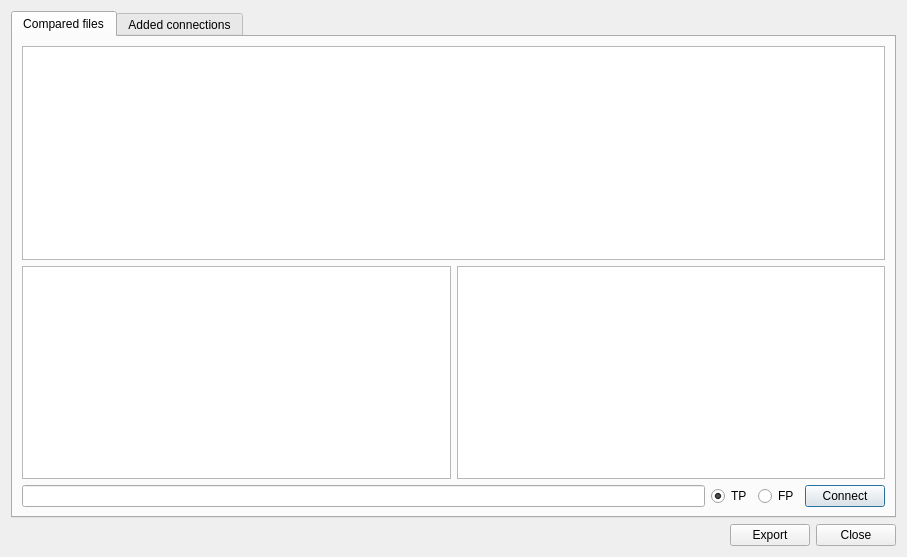
<?xml version="1.0" encoding="UTF-8"?>
<ui version="4.0">
 <class>diffDialog</class>
 <widget class="QDialog" name="diffDialog">
  <property name="geometry">
   <rect>
    <x>0</x>
    <y>0</y>
    <width>907</width>
    <height>557</height>
   </rect>
  </property>
  <property name="windowTitle">
   <string>Dialog</string>
  </property>
  <layout class="QVBoxLayout" name="verticalLayout_4">
   <item>
    <widget class="QTabWidget" name="tabWidget">
     <property name="currentIndex">
      <number>0</number>
     </property>
     <widget class="QWidget" name="tab">
      <attribute name="title">
       <string>Compared files</string>
      </attribute>
      <layout class="QVBoxLayout" name="verticalLayout">
       <item>
        <widget class="QTextEdit" name="textEdit">
         <property name="font">
          <font>
           <family>Courier 10 Pitch</family>
          </font>
         </property>
         <property name="lineWrapMode">
          <enum>QTextEdit::NoWrap</enum>
         </property>
         <property name="readOnly">
          <bool>false</bool>
         </property>
        </widget>
       </item>
       <item>
        <layout class="QHBoxLayout" name="horizontalLayout_2">
         <item>
          <widget class="QTableView" name="tableView"/>
         </item>
         <item>
          <widget class="QTableView" name="tableView_2"/>
         </item>
        </layout>
       </item>
       <item>
        <layout class="QHBoxLayout" name="horizontalLayout_5">
         <item>
          <widget class="QLineEdit" name="lineEdit">
           <property name="text">
            <string/>
           </property>
          </widget>
         </item>
         <item>
          <layout class="QHBoxLayout" name="horizontalLayout">
           <item>
            <widget class="QRadioButton" name="radioTPButton">
             <property name="text">
              <string>TP</string>
             </property>
             <property name="checked">
              <bool>true</bool>
             </property>
            </widget>
           </item>
           <item>
            <widget class="QRadioButton" name="radioFPButton">
             <property name="text">
              <string>FP</string>
             </property>
            </widget>
           </item>
          </layout>
         </item>
         <item>
          <widget class="QPushButton" name="connectButton">
           <property name="text">
            <string>Connect</string>
           </property>
          </widget>
         </item>
        </layout>
       </item>
      </layout>
     </widget>
     <widget class="QWidget" name="tab_2">
      <attribute name="title">
       <string>Added connections</string>
      </attribute>
      <layout class="QVBoxLayout" name="verticalLayout_3">
       <item>
        <layout class="QVBoxLayout" name="verticalLayout_2">
         <item>
          <widget class="QTableView" name="tableView_3"/>
         </item>
         <item>
          <layout class="QHBoxLayout" name="horizontalLayout_3">
           <item>
            <spacer name="horizontalSpacer_2">
             <property name="orientation">
              <enum>Qt::Horizontal</enum>
             </property>
             <property name="sizeHint" stdset="0">
              <size>
               <width>40</width>
               <height>20</height>
              </size>
             </property>
            </spacer>
           </item>
           <item>
            <widget class="QPushButton" name="deleteButton">
             <property name="text">
              <string>Delete</string>
             </property>
            </widget>
           </item>
          </layout>
         </item>
        </layout>
       </item>
      </layout>
     </widget>
    </widget>
   </item>
   <item>
    <layout class="QHBoxLayout" name="horizontalLayout_4">
     <item>
      <spacer name="horizontalSpacer">
       <property name="orientation">
        <enum>Qt::Horizontal</enum>
       </property>
       <property name="sizeHint" stdset="0">
        <size>
         <width>718</width>
         <height>20</height>
        </size>
       </property>
      </spacer>
     </item>
     <item>
      <widget class="QPushButton" name="exportButton">
       <property name="text">
        <string>Export</string>
       </property>
      </widget>
     </item>
     <item>
      <widget class="QPushButton" name="closeButton">
       <property name="text">
        <string>Close</string>
       </property>
      </widget>
     </item>
    </layout>
   </item>
  </layout>
 </widget>
 <resources/>
 <connections>
  <connection>
   <sender>closeButton</sender>
   <signal>clicked()</signal>
   <receiver>diffDialog</receiver>
   <slot>close()</slot>
   <hints>
    <hint type="sourcelabel">
     <x>856</x>
     <y>541</y>
    </hint>
    <hint type="destinationlabel">
     <x>532</x>
     <y>434</y>
    </hint>
   </hints>
  </connection>
 </connections>
</ui>
